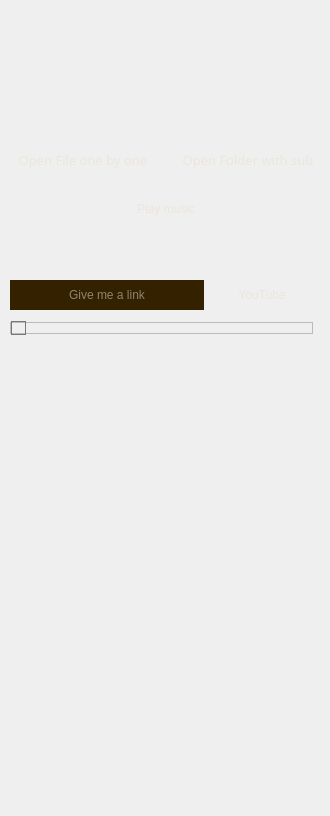
<?xml version="1.0" encoding="UTF-8"?>
<ui version="4.0">
 <class>Form</class>
 <widget class="QWidget" name="Form">
  <property name="geometry">
   <rect>
    <x>0</x>
    <y>0</y>
    <width>330</width>
    <height>816</height>
   </rect>
  </property>
  <property name="windowTitle">
   <string>Mp3 Folder player</string>
  </property>
  <widget class="QLabel" name="label">
   <property name="geometry">
    <rect>
     <x>0</x>
     <y>0</y>
     <width>330</width>
     <height>816</height>
    </rect>
   </property>
   <property name="styleSheet">
    <string notr="true">background-image: url(:/images/images/fon3.png);</string>
   </property>
   <property name="text">
    <string/>
   </property>
  </widget>
  <widget class="QListWidget" name="listWidget">
   <property name="geometry">
    <rect>
     <x>10</x>
     <y>377</y>
     <width>311</width>
     <height>431</height>
    </rect>
   </property>
   <property name="styleSheet">
    <string notr="true">background: transparent;
color: rgb(254, 255, 234);
border-color: rgb(85, 0, 255);</string>
   </property>
   <property name="lineWidth">
    <number>1</number>
   </property>
  </widget>
  <widget class="QPushButton" name="pushButton">
   <property name="geometry">
    <rect>
     <x>86</x>
     <y>189</y>
     <width>160</width>
     <height>40</height>
    </rect>
   </property>
   <property name="styleSheet">
    <string notr="true">QPushButton#pushButton{
font: 57 14pt &quot;Bank Gothic&quot;;
background-image: url(:/images/images/knopka.png);
color: rgb(236, 230, 218);
border: none;
}

QPushButton#pushButton:hover{
color: rgb(172, 119, 58);
}

QPushButton#pushButton:pressed{
	padding-left: 3px;
	padding-top: 3px;
}
</string>
   </property>
   <property name="text">
    <string>Play music</string>
   </property>
  </widget>
  <widget class="QPushButton" name="pushButton_2">
   <property name="geometry">
    <rect>
     <x>168</x>
     <y>140</y>
     <width>160</width>
     <height>40</height>
    </rect>
   </property>
   <property name="font">
    <font>
     <family>Alte DIN 1451 Mittelschrift</family>
     <pointsize>10</pointsize>
     <weight>50</weight>
     <italic>false</italic>
     <bold>false</bold>
    </font>
   </property>
   <property name="styleSheet">
    <string notr="true">QPushButton#pushButton_2{
color: rgb(236, 230, 218);
font: 10pt &quot;Alte DIN 1451 Mittelschrift&quot;;
background-image: url(:/images/images/knopka.png);
border: none;
}

QPushButton#pushButton_2:hover{
color: rgb(172, 119, 58);
}

QPushButton#pushButton_2:pressed{
	padding-left: 2px;
	padding-top: 2px;
}
</string>
   </property>
   <property name="text">
    <string>Open Folder with sub</string>
   </property>
  </widget>
  <widget class="QPushButton" name="pushButton_3">
   <property name="geometry">
    <rect>
     <x>3</x>
     <y>140</y>
     <width>160</width>
     <height>40</height>
    </rect>
   </property>
   <property name="font">
    <font>
     <family>Alte DIN 1451 Mittelschrift</family>
     <pointsize>10</pointsize>
     <weight>50</weight>
     <italic>false</italic>
     <bold>false</bold>
    </font>
   </property>
   <property name="styleSheet">
    <string notr="true">QPushButton#pushButton_3{
background-image: url(:/images/images/knopka.png);
font: 10pt &quot;Alte DIN 1451 Mittelschrift&quot;;
color: rgb(236, 230, 218);
border: none;
}

QPushButton#pushButton_3:hover{
color: rgb(172, 119, 58);
}

QPushButton#pushButton_3:pressed{
	padding-left: 2px;
	padding-top: 2px;
}
</string>
   </property>
   <property name="text">
    <string>Open File one by one</string>
   </property>
  </widget>
  <widget class="QPushButton" name="pushButton_4">
   <property name="geometry">
    <rect>
     <x>86</x>
     <y>240</y>
     <width>32</width>
     <height>32</height>
    </rect>
   </property>
   <property name="styleSheet">
    <string notr="true">QPushButton#pushButton_4{
background-image: url(:/images/images/pause.png);
border: none;
}

QPushButton#pushButton_4:hover{
background-image: url(:/images/images/pause_hover.png);
}

QPushButton#pushButton_4:pressed{
background-image: url(:/images/images/pause_pressed.png);
}</string>
   </property>
   <property name="text">
    <string/>
   </property>
  </widget>
  <widget class="QPushButton" name="pushButton_5">
   <property name="geometry">
    <rect>
     <x>130</x>
     <y>240</y>
     <width>32</width>
     <height>32</height>
    </rect>
   </property>
   <property name="styleSheet">
    <string notr="true">QPushButton#pushButton_5{
background-image: url(:/images/images/stop.png);
border: none;
}

QPushButton#pushButton_5:hover{
background-image: url(:/images/images/stop_hover.png);
}

QPushButton#pushButton_5:pressed{
background-image: url(:/images/images/stop_pressed.png);
}</string>
   </property>
   <property name="text">
    <string/>
   </property>
  </widget>
  <widget class="QPushButton" name="pushButton_6">
   <property name="geometry">
    <rect>
     <x>172</x>
     <y>240</y>
     <width>32</width>
     <height>32</height>
    </rect>
   </property>
   <property name="styleSheet">
    <string notr="true">QPushButton#pushButton_6{
background-image: url(:/images/images/previus.png);
border: none;
}

QPushButton#pushButton_6:hover{
background-image: url(:/images/images/previus_hover.png);
}

QPushButton#pushButton_6:pressed{
background-image: url(:/images/images/previus_pressed.png);
}</string>
   </property>
   <property name="text">
    <string/>
   </property>
  </widget>
  <widget class="QPushButton" name="pushButton_7">
   <property name="geometry">
    <rect>
     <x>214</x>
     <y>240</y>
     <width>32</width>
     <height>32</height>
    </rect>
   </property>
   <property name="styleSheet">
    <string notr="true">QPushButton#pushButton_7{
background-image: url(:/images/images/forward.png);
border: none;
}

QPushButton#pushButton_7:hover{
background-image: url(:/images/images/forward_hover.png);
}

QPushButton#pushButton_7:pressed{
background-image: url(:/images/images/forward_pressed.png);
}</string>
   </property>
   <property name="text">
    <string/>
   </property>
  </widget>
  <widget class="QLineEdit" name="lineEdit">
   <property name="geometry">
    <rect>
     <x>10</x>
     <y>280</y>
     <width>194</width>
     <height>30</height>
    </rect>
   </property>
   <property name="styleSheet">
    <string notr="true">background-color: rgb(52, 33, 0);
font: 10pt &quot;Alte DIN 1451 Mittelschrift&quot;;
border: none;
color: rgb(236, 230, 218);</string>
   </property>
   <property name="alignment">
    <set>Qt::AlignCenter</set>
   </property>
   <property name="placeholderText">
    <string>Give me a link</string>
   </property>
  </widget>
  <widget class="QSlider" name="horizontalSlider">
   <property name="geometry">
    <rect>
     <x>10</x>
     <y>317</y>
     <width>303</width>
     <height>22</height>
    </rect>
   </property>
   <property name="styleSheet">
    <string notr="true">QSlider::groove:horizontal {
border: 1px solid #bbb;
height: 10px;
}



QSlider::handle:horizontal {
background: qlineargradient(x1:0, y1:0, x2:1, y2:1,
    stop:0 #eee, stop:1 #ccc);
border: 1px solid #777;
width: 13px;
margin-top: -2px;
margin-bottom: -2px;

}


</string>
   </property>
   <property name="orientation">
    <enum>Qt::Horizontal</enum>
   </property>
  </widget>
  <widget class="QPushButton" name="pushButton_8">
   <property name="geometry">
    <rect>
     <x>212</x>
     <y>280</y>
     <width>100</width>
     <height>30</height>
    </rect>
   </property>
   <property name="styleSheet">
    <string notr="true">QPushButton#pushButton_8{
color: rgb(236, 230, 218);
font: 10pt &quot;Alte DIN 1451 Mittelschrift&quot;;
background-image: url(:/images/images/knopka_youtube.png);
border: none;
}

QPushButton#pushButton_8:hover{
color: rgb(172, 119, 58);
}

QPushButton#pushButton_8:pressed{
	padding-left: 2px;
	padding-top: 2px;
}</string>
   </property>
   <property name="text">
    <string>YouTube</string>
   </property>
  </widget>
 </widget>
 <resources>
  <include location="fon.qrc"/>
 </resources>
 <connections/>
</ui>
